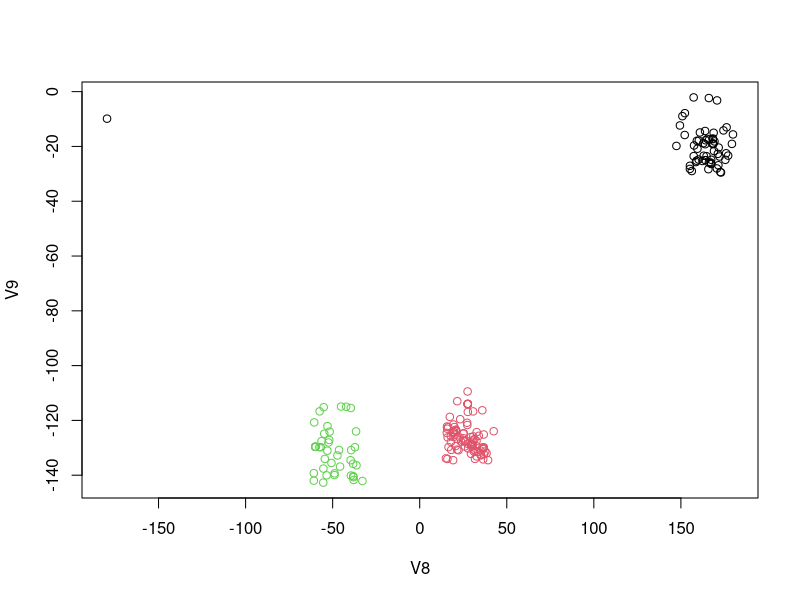
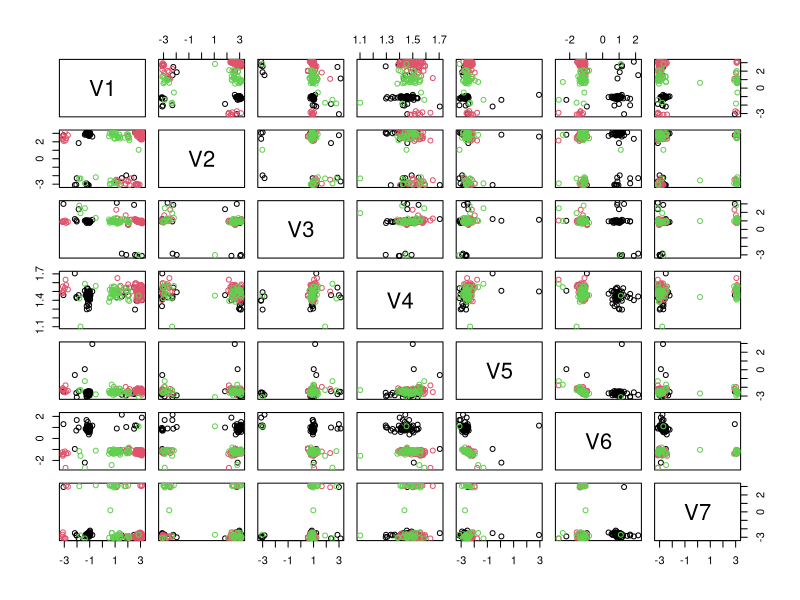

The R script that drew these images, in order:

# Data
small_rna <- read.table("small_rna.csv", header = FALSE, sep = ",")

# Labels based on 8:9 angles, later ignored
cluster1 <- small_rna[small_rna[, 9] > -60, ]
cluster2 <- small_rna[(small_rna[, 8] > 0) & (small_rna[, 9] < -60), ]
cluster5 <- small_rna[(small_rna[, 8] < 0) & (small_rna[, 9] < -60), ]
clusters_ordered <- rbind(cluster1, cluster2, cluster5)
small_rna_angles <- clusters_ordered[, 1:7]
small_rna_torsion <- clusters_ordered[, 8:9] # Ignored later

# Clustering variables
col1 <- rep(1, 59)
col2 <- rep(2, 88)
col3 <- rep(3, 43)
col <- c(col1, col2, col3)
plot(clusters_ordered[, 8:9], col = col) # Plot pseudotorsion angles

# Dataset with angles 1:7
small_rna_angles <- as.matrix(small_rna_angles)
small_rna_angles <- (small_rna_angles / 180) * pi # Degrees to radians

# Torsion angles
small_rna_torsion <- (small_rna_torsion / 180) * pi # Degrees to radians

# View data on (S^1)^7 = T^7
pairs(small_rna_angles, col = col)

# Construct data frame and save
smallrna <- data.frame("angles" = I(small_rna_angles),
                       "torsion" = I(small_rna_torsion),
                       "clusters" = col)
save(list = "smallrna", file = "smallrna.rda", compress = "bzip2")
